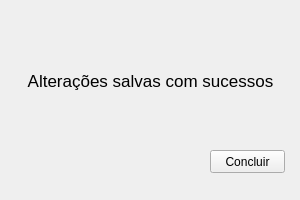
<?xml version="1.0" encoding="UTF-8"?>
<ui version="4.0">
 <class>Form</class>
 <widget class="QWidget" name="Form">
  <property name="geometry">
   <rect>
    <x>0</x>
    <y>0</y>
    <width>300</width>
    <height>200</height>
   </rect>
  </property>
  <property name="windowTitle">
   <string>Form</string>
  </property>
  <widget class="QPushButton" name="pushButton">
   <property name="geometry">
    <rect>
     <x>210</x>
     <y>150</y>
     <width>75</width>
     <height>23</height>
    </rect>
   </property>
   <property name="text">
    <string>Concluir</string>
   </property>
  </widget>
  <widget class="QLabel" name="label">
   <property name="geometry">
    <rect>
     <x>10</x>
     <y>20</y>
     <width>281</width>
     <height>121</height>
    </rect>
   </property>
   <property name="font">
    <font>
     <family>Arial</family>
     <pointsize>13</pointsize>
    </font>
   </property>
   <property name="text">
    <string>Alterações salvas com sucessos</string>
   </property>
   <property name="alignment">
    <set>Qt::AlignCenter</set>
   </property>
  </widget>
 </widget>
 <resources/>
 <connections/>
</ui>
